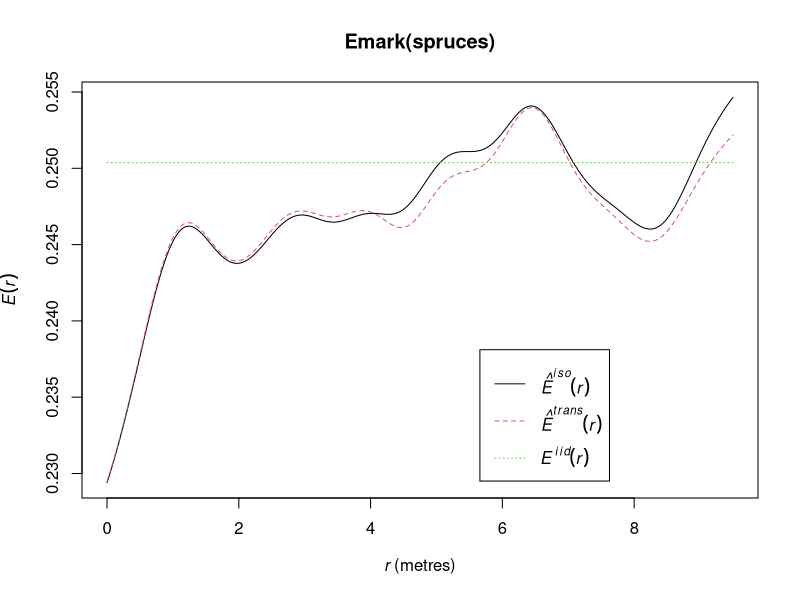
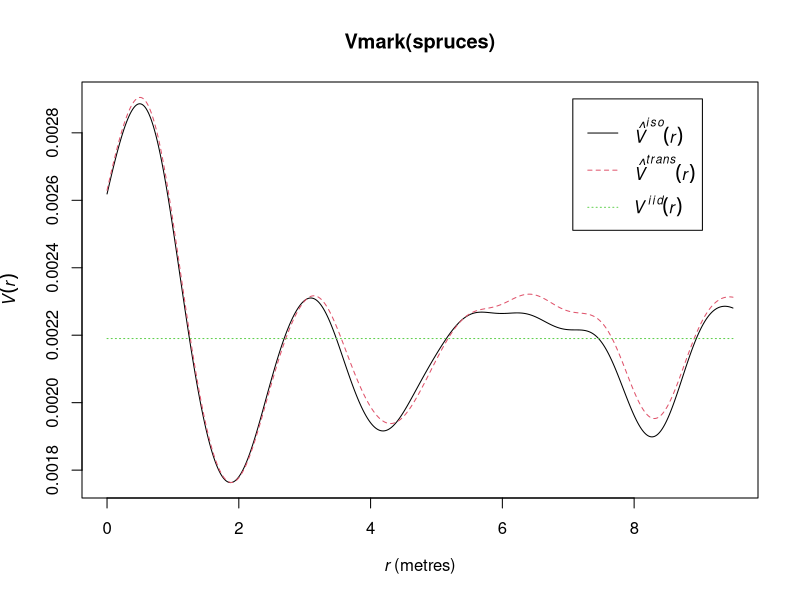

The R source for these figures, in order:
library(spatstat)


### Name: Emark
### Title: Diagnostics for random marking
### Aliases: Emark Vmark
### Keywords: spatial nonparametric

### ** Examples

    plot(Emark(spruces))
    E <- Emark(spruces, method="density", kernel="epanechnikov")
    plot(Vmark(spruces))
